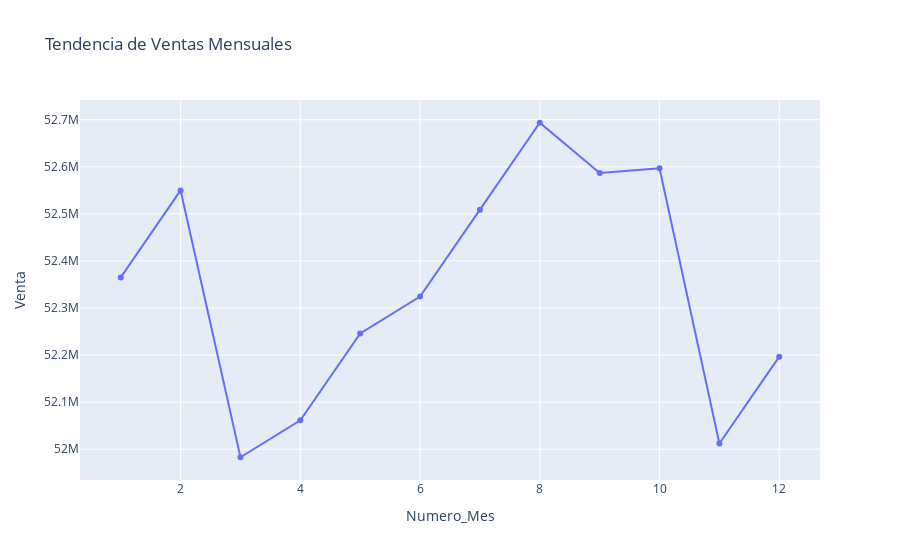

The cell this chart's notebook holds for it:
### Markdown cell above
#### Análisis de tendecia

### Code cell
import plotly.express as px


# Agrupar por mes y sumar las métricas
monthly_summary = data_cp.groupby('Numero_Mes')[['Venta', 'Desecho', 'Faltante', 'Caducado', 'Total perdida']].sum().reset_index()

# Tendencia de Ventas
fig_venta = px.line(monthly_summary, x='Numero_Mes', y='Venta', title='Tendencia de Ventas Mensuales', markers=True)
fig_venta.show()

### Figure 1 — Plotly figure (JSON) as saved in the notebook; plotly's stock layout.template omitted (floating-point values rounded to 4 significant figures)
{"data": [{"hovertemplate": "Numero_Mes=%{x}<br>Venta=%{y}<extra></extra>", "legendgroup": "", "line": {"color": "#636efa", "dash": "solid"}, "marker": {"symbol": "circle"}, "mode": "markers+lines", "name": "", "orientation": "v", "showlegend": false, "type": "scatter", "x": [1, 2, 3, 4, 5, 6, 7, 8, 9, 10, 11, 12], "xaxis": "x", "y": [52365050, 52549833, 51982954, 52061384, 52246095, 52324422, 52509030, 52693638, 52586947, 52596758, 52012140, 52196626], "yaxis": "y"}], "layout": {"legend": {"tracegroupgap": 0}, "title": {"text": "Tendencia de Ventas Mensuales"}, "xaxis": {"anchor": "y", "domain": [0, 1], "title": {"text": "Numero_Mes"}}, "yaxis": {"anchor": "x", "domain": [0, 1], "title": {"text": "Venta"}}}}
